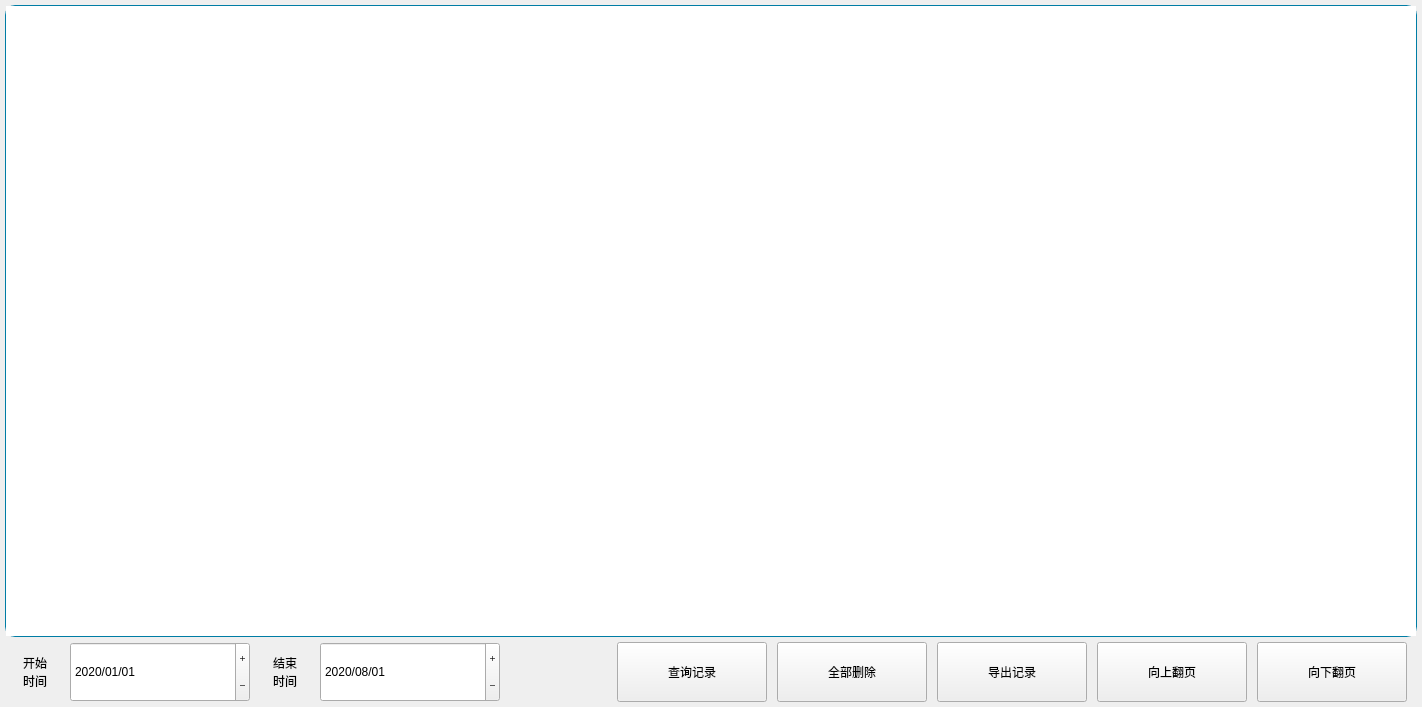
<?xml version="1.0" encoding="UTF-8"?>
<ui version="4.0">
 <class>RecordInfo</class>
 <widget class="QWidget" name="RecordInfo">
  <property name="geometry">
   <rect>
    <x>0</x>
    <y>0</y>
    <width>1422</width>
    <height>707</height>
   </rect>
  </property>
  <property name="windowTitle">
   <string>Form</string>
  </property>
  <property name="styleSheet">
   <string notr="true">QWidget#RecordInfo{
background-color: rgb(255, 255, 255);
}
QLabel{
font: 18pt &quot;楷体&quot;;
color: rgb(0, 0, 0);
}
QToolButton{
font: 18pt &quot;楷体&quot;;
color: rgb(255, 255, 255);
border:2px solid rgb(0, 125, 165);
border-radius:10px;
background-color: rgb(0, 125, 165);
}

QTableWidget{
font: 14pt &quot;楷体&quot;;
gridline-color: rgb(0, 0, 0);
border:1px solid rgb(0, 125, 165);
border-radius:5px;
background-color: rgb(255, 255, 255);
}
QTableWidgetItem{
border:1px solid rgb(0, 0, 0);
}
QDateEdit{
font: 18pt &quot;楷体&quot;;
border-radius:5px;
border:1px solid rgb(0, 125, 165);
}
/*
QDateEdit::up-button{
top:2px;
right:2px;
width: 40px;
height:25px;
}
QDateEdit::down-button {
right:2px;
width: 40px;
height:25px;             
bottom:2px;
}
/*
</string>
  </property>
  <layout class="QVBoxLayout" name="verticalLayout" stretch="10,1">
   <property name="spacing">
    <number>5</number>
   </property>
   <property name="leftMargin">
    <number>5</number>
   </property>
   <property name="topMargin">
    <number>5</number>
   </property>
   <property name="rightMargin">
    <number>5</number>
   </property>
   <property name="bottomMargin">
    <number>5</number>
   </property>
   <item>
    <widget class="QTableWidget" name="tableWidget">
     <property name="styleSheet">
      <string notr="true">QTableWidget{
border:1px solid rgb(0,125,165);
border-radius:10px;
}</string>
     </property>
     <property name="verticalScrollBarPolicy">
      <enum>Qt::ScrollBarAlwaysOff</enum>
     </property>
    </widget>
   </item>
   <item>
    <layout class="QHBoxLayout" name="horizontalLayout_3">
     <item>
      <layout class="QHBoxLayout" name="horizontalLayout_2" stretch="1,3,1,3">
       <property name="spacing">
        <number>5</number>
       </property>
       <item>
        <widget class="QLabel" name="label">
         <property name="sizePolicy">
          <sizepolicy hsizetype="Fixed" vsizetype="Fixed">
           <horstretch>0</horstretch>
           <verstretch>0</verstretch>
          </sizepolicy>
         </property>
         <property name="minimumSize">
          <size>
           <width>60</width>
           <height>60</height>
          </size>
         </property>
         <property name="maximumSize">
          <size>
           <width>60</width>
           <height>60</height>
          </size>
         </property>
         <property name="text">
          <string>开始
时间</string>
         </property>
         <property name="alignment">
          <set>Qt::AlignCenter</set>
         </property>
        </widget>
       </item>
       <item>
        <widget class="QDateEdit" name="dateEditStart">
         <property name="sizePolicy">
          <sizepolicy hsizetype="Fixed" vsizetype="Fixed">
           <horstretch>0</horstretch>
           <verstretch>0</verstretch>
          </sizepolicy>
         </property>
         <property name="minimumSize">
          <size>
           <width>180</width>
           <height>60</height>
          </size>
         </property>
         <property name="maximumSize">
          <size>
           <width>180</width>
           <height>60</height>
          </size>
         </property>
         <property name="buttonSymbols">
          <enum>QAbstractSpinBox::PlusMinus</enum>
         </property>
         <property name="dateTime">
          <datetime>
           <hour>0</hour>
           <minute>0</minute>
           <second>0</second>
           <year>2020</year>
           <month>1</month>
           <day>1</day>
          </datetime>
         </property>
         <property name="displayFormat">
          <string>yyyy/MM/dd</string>
         </property>
        </widget>
       </item>
       <item>
        <widget class="QLabel" name="label_2">
         <property name="sizePolicy">
          <sizepolicy hsizetype="Fixed" vsizetype="Fixed">
           <horstretch>0</horstretch>
           <verstretch>0</verstretch>
          </sizepolicy>
         </property>
         <property name="minimumSize">
          <size>
           <width>60</width>
           <height>60</height>
          </size>
         </property>
         <property name="maximumSize">
          <size>
           <width>60</width>
           <height>60</height>
          </size>
         </property>
         <property name="text">
          <string>结束
时间</string>
         </property>
         <property name="alignment">
          <set>Qt::AlignCenter</set>
         </property>
        </widget>
       </item>
       <item>
        <widget class="QDateEdit" name="dateEditStop">
         <property name="sizePolicy">
          <sizepolicy hsizetype="Fixed" vsizetype="Fixed">
           <horstretch>0</horstretch>
           <verstretch>0</verstretch>
          </sizepolicy>
         </property>
         <property name="minimumSize">
          <size>
           <width>180</width>
           <height>60</height>
          </size>
         </property>
         <property name="maximumSize">
          <size>
           <width>180</width>
           <height>60</height>
          </size>
         </property>
         <property name="styleSheet">
          <string notr="true"/>
         </property>
         <property name="buttonSymbols">
          <enum>QAbstractSpinBox::PlusMinus</enum>
         </property>
         <property name="displayFormat">
          <string>yyyy/MM/dd</string>
         </property>
         <property name="date">
          <date>
           <year>2020</year>
           <month>8</month>
           <day>1</day>
          </date>
         </property>
        </widget>
       </item>
      </layout>
     </item>
     <item>
      <spacer name="horizontalSpacer">
       <property name="orientation">
        <enum>Qt::Horizontal</enum>
       </property>
       <property name="sizeHint" stdset="0">
        <size>
         <width>40</width>
         <height>20</height>
        </size>
       </property>
      </spacer>
     </item>
     <item>
      <layout class="QHBoxLayout" name="horizontalLayout" stretch="1,1,1,1,1">
       <property name="spacing">
        <number>10</number>
       </property>
       <property name="rightMargin">
        <number>10</number>
       </property>
       <item>
        <widget class="QToolButton" name="tBtnCheck">
         <property name="minimumSize">
          <size>
           <width>150</width>
           <height>60</height>
          </size>
         </property>
         <property name="maximumSize">
          <size>
           <width>150</width>
           <height>60</height>
          </size>
         </property>
         <property name="text">
          <string>查询记录</string>
         </property>
         <property name="icon">
          <iconset resource="../image.qrc">
           <normaloff>:/Image/dataSearch.png</normaloff>:/Image/dataSearch.png</iconset>
         </property>
         <property name="iconSize">
          <size>
           <width>40</width>
           <height>40</height>
          </size>
         </property>
         <property name="toolButtonStyle">
          <enum>Qt::ToolButtonTextBesideIcon</enum>
         </property>
        </widget>
       </item>
       <item>
        <widget class="QToolButton" name="tBtnAllDel">
         <property name="minimumSize">
          <size>
           <width>150</width>
           <height>60</height>
          </size>
         </property>
         <property name="maximumSize">
          <size>
           <width>150</width>
           <height>120</height>
          </size>
         </property>
         <property name="text">
          <string>全部删除</string>
         </property>
         <property name="icon">
          <iconset resource="../image.qrc">
           <normaloff>:/Image/dataDel.png</normaloff>:/Image/dataDel.png</iconset>
         </property>
         <property name="iconSize">
          <size>
           <width>40</width>
           <height>40</height>
          </size>
         </property>
         <property name="toolButtonStyle">
          <enum>Qt::ToolButtonTextBesideIcon</enum>
         </property>
        </widget>
       </item>
       <item>
        <widget class="QToolButton" name="tBtnExport">
         <property name="minimumSize">
          <size>
           <width>150</width>
           <height>60</height>
          </size>
         </property>
         <property name="maximumSize">
          <size>
           <width>150</width>
           <height>120</height>
          </size>
         </property>
         <property name="text">
          <string>导出记录</string>
         </property>
         <property name="icon">
          <iconset resource="../image.qrc">
           <normaloff>:/Image/dataExport.png</normaloff>:/Image/dataExport.png</iconset>
         </property>
         <property name="iconSize">
          <size>
           <width>40</width>
           <height>40</height>
          </size>
         </property>
         <property name="toolButtonStyle">
          <enum>Qt::ToolButtonTextBesideIcon</enum>
         </property>
        </widget>
       </item>
       <item>
        <widget class="QToolButton" name="tBtnPageUp">
         <property name="minimumSize">
          <size>
           <width>150</width>
           <height>60</height>
          </size>
         </property>
         <property name="maximumSize">
          <size>
           <width>150</width>
           <height>60</height>
          </size>
         </property>
         <property name="text">
          <string>向上翻页</string>
         </property>
         <property name="icon">
          <iconset resource="../image.qrc">
           <normaloff>:/Image/arrow-up.png</normaloff>:/Image/arrow-up.png</iconset>
         </property>
         <property name="iconSize">
          <size>
           <width>40</width>
           <height>40</height>
          </size>
         </property>
         <property name="toolButtonStyle">
          <enum>Qt::ToolButtonTextBesideIcon</enum>
         </property>
        </widget>
       </item>
       <item>
        <widget class="QToolButton" name="tBtnPageDown">
         <property name="enabled">
          <bool>true</bool>
         </property>
         <property name="minimumSize">
          <size>
           <width>150</width>
           <height>60</height>
          </size>
         </property>
         <property name="maximumSize">
          <size>
           <width>150</width>
           <height>60</height>
          </size>
         </property>
         <property name="text">
          <string>向下翻页</string>
         </property>
         <property name="icon">
          <iconset resource="../image.qrc">
           <normaloff>:/Image/arrow-down.png</normaloff>:/Image/arrow-down.png</iconset>
         </property>
         <property name="iconSize">
          <size>
           <width>40</width>
           <height>40</height>
          </size>
         </property>
         <property name="toolButtonStyle">
          <enum>Qt::ToolButtonTextBesideIcon</enum>
         </property>
        </widget>
       </item>
      </layout>
     </item>
    </layout>
   </item>
  </layout>
 </widget>
 <resources>
  <include location="../image.qrc"/>
 </resources>
 <connections/>
</ui>
